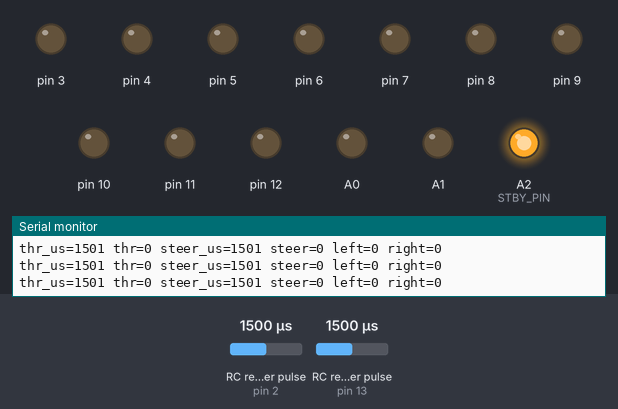
Simulated run of this sketch. Board: Arduino Uno, built with avr-gcc and run on an emulated ATmega328P. Shown: output pins drawn as LEDs (lit = HIGH), the last lines printed to the serial monitor. Wiring (inferred from the names in the program): 2 × RC receiver channel: data pin 2 / data pin 13. Inputs (shaded band) come from the test bench; at power-on: RC receiver pulse (sensors on pin 2, pin 13) 1500 µs.

Above: at 2.2 s.
2.3 s: RC receiver pulse (sensor on pin 2) set to 1429 µs
3.8 s: RC receiver pulse (sensor on pin 2) set to 1405 µs
At 4.7 s:
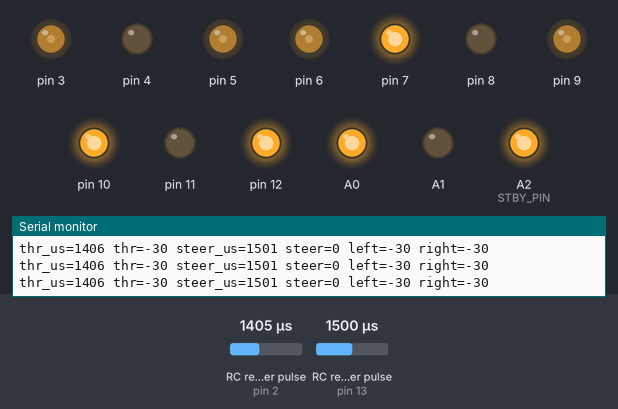
5.3 s: RC receiver pulse (sensor on pin 13) set to 1414 µs
At 5.9 s:
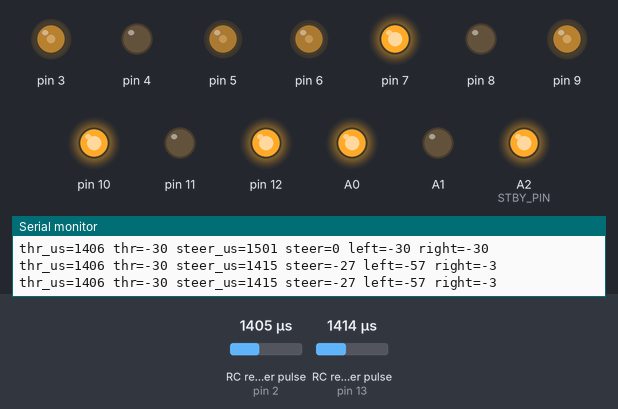
6.8 s: RC receiver pulse (sensor on pin 13) set to 1405 µs
At 8.0 s:
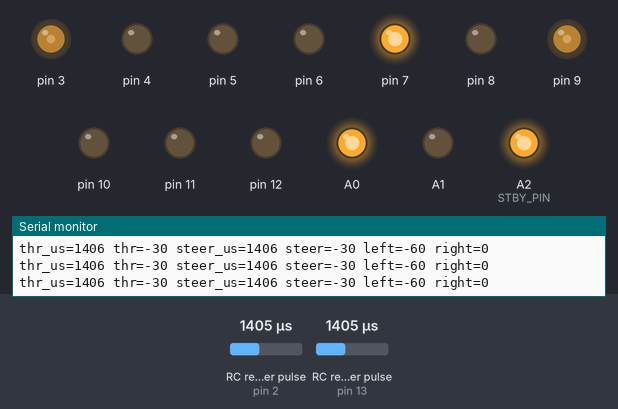
8.3 s: RC receiver pulse (sensor on pin 2) set to 1391 µs
At 9.3 s:
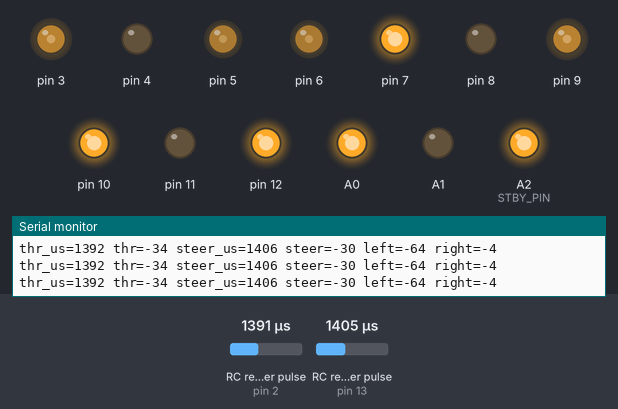
9.8 s: RC receiver pulse (sensor on pin 13) set to 1020 µs
At 10.5 s:
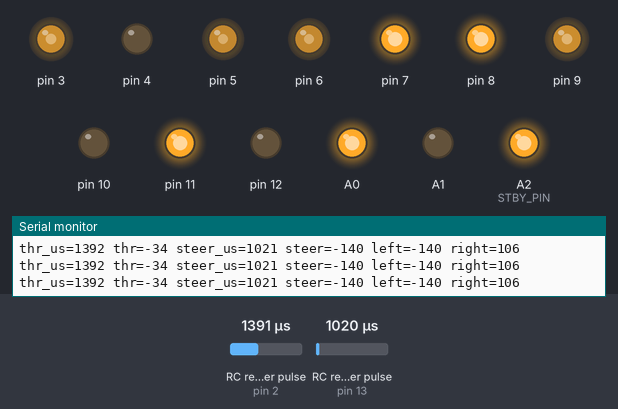
Timing chart, 0 to 12.3 s (numbered marks = the images above; inputs shaded):
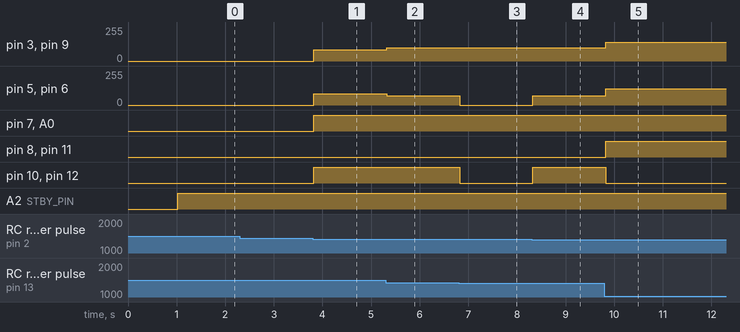

Measured:
- the behaviour switches between 1419 and 1418 µs on RC receiver pulse (sensor on pin 2) (found by bisection; images 0 and 1)
- the behaviour switches between 1406 and 1405 µs on RC receiver pulse (sensor on pin 13) (found by bisection; images 2 and 3)
- the behaviour switches between 1403 and 1402 µs on RC receiver pulse (sensor on pin 2) (found by bisection; images 3 and 4)
- after the input at 3.8 s, pin 3, pin 5, pin 6, pin 9: 0/255 → 84/255 at once; pin 7, pin 10, pin 12, A0: LOW → HIGH at once
- after the input at 5.3 s, pin 3, pin 9: 84/255 → 98/255 at once; pin 5, pin 6: 84/255 → 71/255 at once
- after the input at 6.8 s, pin 3, pin 9: 98/255 → 99/255 at once; pin 5, pin 6: 71/255 → 0/255 at once; pin 10, pin 12: HIGH → LOW at once
- after the input at 8.3 s, pin 3, pin 9: 99/255 → 101/255 at once; pin 5, pin 6: 0/255 → 71/255 at once; pin 10, pin 12: LOW → HIGH at once
- after the input at 9.8 s, pin 3, pin 9: 101/255 → 140/255 at once; pin 5, pin 6: 71/255 → 122/255 at once; pin 8, pin 11: LOW → HIGH at once; pin 10, pin 12: HIGH → LOW at once

The sketch:

d24a_pixhawk_pwm_bridge.ino
```cpp
// Pixhawk 6C -> Arduino UNO -> D24A/TB6612 -> four DC motors.
//
// Pixhawk to Arduino:
//   Pixhawk MAIN/AUX output 1 signal -> Arduino D2   // throttle/forward-back
//   Pixhawk MAIN/AUX output 2 signal -> Arduino D13  // steering/left-right
//   Pixhawk PWM GND                  -> Arduino GND
//
// D24A wiring to Arduino UNO:
//   PWMA -> D3    AIN1 -> D4    AIN2 -> D7
//   PWMB -> D5    BIN1 -> D8    BIN2 -> D12
//   PWMC -> D6    CIN1 -> D10   CIN2 -> D11
//   PWMD -> D9    DIN1 -> A0    DIN2 -> A1
//   STBY -> A2
//   GND  -> Arduino GND
//
// Safety behavior:
//   - Invalid/missing Pixhawk PWM input stops all motors.
//   - PWM around 1500us is neutral.
//   - Motor output is released on startup.

struct MotorPins {
  uint8_t pwm;
  uint8_t in1;
  uint8_t in2;
};

const uint8_t THROTTLE_RC_PIN = 2;
const uint8_t STEERING_RC_PIN = 13;

const MotorPins MOTOR_A = {3, 4, 7};    // left-rear, raw forward = physical forward
const MotorPins MOTOR_B = {5, 8, 12};   // right-front, raw forward = physical forward
const MotorPins MOTOR_C = {6, 10, 11};  // right-rear, raw backward = physical forward
const MotorPins MOTOR_D = {9, A0, A1};  // left-front, raw backward = physical forward
const uint8_t STBY_PIN = A2;

const int CENTER_US = 1500;
const int DEAD_BAND_US = 80;
const int MIN_VALID_US = 900;
const int MAX_VALID_US = 2100;
const int MAX_STICK_US = 450;
const unsigned long PULSE_TIMEOUT_US = 25000;

const int MIN_DRIVE_PWM = 70;
const int MAX_DRIVE_PWM = 140;

const bool INVERT_THROTTLE = false;
const bool INVERT_STEERING = false;

unsigned long lastPrintMs = 0;

void stopOneMotor(const MotorPins &motor) {
  analogWrite(motor.pwm, 0);
  digitalWrite(motor.in1, LOW);
  digitalWrite(motor.in2, LOW);
}

void stopAll() {
  stopOneMotor(MOTOR_A);
  stopOneMotor(MOTOR_B);
  stopOneMotor(MOTOR_C);
  stopOneMotor(MOTOR_D);
  digitalWrite(STBY_PIN, LOW);
}

void setOneRawMotor(const MotorPins &motor, int command) {
  command = constrain(command, -255, 255);

  if (command == 0) {
    stopOneMotor(motor);
    return;
  }

  bool rawForward = command > 0;
  int pwm = constrain(abs(command), 0, 255);

  digitalWrite(motor.in1, rawForward ? HIGH : LOW);
  digitalWrite(motor.in2, rawForward ? LOW : HIGH);
  analogWrite(motor.pwm, pwm);
}

int applyMotorFloor(int command) {
  command = constrain(command, -MAX_DRIVE_PWM, MAX_DRIVE_PWM);

  if (command == 0) {
    return 0;
  }

  int magnitude = abs(command);
  magnitude = map(magnitude, 1, MAX_DRIVE_PWM, MIN_DRIVE_PWM, MAX_DRIVE_PWM);
  magnitude = constrain(magnitude, MIN_DRIVE_PWM, MAX_DRIVE_PWM);

  return command > 0 ? magnitude : -magnitude;
}

void drivePhysical(int leftCommand, int rightCommand) {
  leftCommand = applyMotorFloor(leftCommand);
  rightCommand = applyMotorFloor(rightCommand);

  int rawA = leftCommand;
  int rawB = rightCommand;
  int rawC = -rightCommand;
  int rawD = -leftCommand;

  digitalWrite(STBY_PIN, HIGH);
  setOneRawMotor(MOTOR_A, rawA);
  setOneRawMotor(MOTOR_B, rawB);
  setOneRawMotor(MOTOR_C, rawC);
  setOneRawMotor(MOTOR_D, rawD);
}

int readPixhawkCommand(uint8_t pin, bool &valid, int &pulseUs) {
  unsigned long pulse = pulseIn(pin, HIGH, PULSE_TIMEOUT_US);
  pulseUs = (int)pulse;

  if (pulse < MIN_VALID_US || pulse > MAX_VALID_US) {
    valid = false;
    return 0;
  }

  valid = true;
  int centered = (int)pulse - CENTER_US;

  if (abs(centered) <= DEAD_BAND_US) {
    return 0;
  }

  centered = constrain(centered, -MAX_STICK_US, MAX_STICK_US);
  return map(centered, -MAX_STICK_US, MAX_STICK_US, -MAX_DRIVE_PWM, MAX_DRIVE_PWM);
}

void setup() {
  pinMode(THROTTLE_RC_PIN, INPUT);
  pinMode(STEERING_RC_PIN, INPUT);

  pinMode(MOTOR_A.pwm, OUTPUT);
  pinMode(MOTOR_A.in1, OUTPUT);
  pinMode(MOTOR_A.in2, OUTPUT);
  pinMode(MOTOR_B.pwm, OUTPUT);
  pinMode(MOTOR_B.in1, OUTPUT);
  pinMode(MOTOR_B.in2, OUTPUT);
  pinMode(MOTOR_C.pwm, OUTPUT);
  pinMode(MOTOR_C.in1, OUTPUT);
  pinMode(MOTOR_C.in2, OUTPUT);
  pinMode(MOTOR_D.pwm, OUTPUT);
  pinMode(MOTOR_D.in1, OUTPUT);
  pinMode(MOTOR_D.in2, OUTPUT);
  pinMode(STBY_PIN, OUTPUT);

  stopAll();
  Serial.begin(115200);
  Serial.println("D24A Pixhawk PWM bridge ready");
  delay(1000);
}

void loop() {
  bool throttleValid = false;
  bool steeringValid = false;
  int throttleUs = 0;
  int steeringUs = 0;

  int throttle = readPixhawkCommand(THROTTLE_RC_PIN, throttleValid, throttleUs);
  int steering = readPixhawkCommand(STEERING_RC_PIN, steeringValid, steeringUs);

  if (INVERT_THROTTLE) {
    throttle = -throttle;
  }
  if (INVERT_STEERING) {
    steering = -steering;
  }

  int leftCommand = constrain(throttle + steering, -MAX_DRIVE_PWM, MAX_DRIVE_PWM);
  int rightCommand = constrain(throttle - steering, -MAX_DRIVE_PWM, MAX_DRIVE_PWM);

  if (!throttleValid || !steeringValid) {
    stopAll();
    leftCommand = 0;
    rightCommand = 0;
  } else {
    drivePhysical(leftCommand, rightCommand);
  }

  unsigned long now = millis();
  if (now - lastPrintMs > 250) {
    lastPrintMs = now;
    Serial.print("thr_us=");
    Serial.print(throttleValid ? throttleUs : 0);
    Serial.print(" thr=");
    Serial.print(throttle);
    Serial.print(" steer_us=");
    Serial.print(steeringValid ? steeringUs : 0);
    Serial.print(" steer=");
    Serial.print(steering);
    Serial.print(" left=");
    Serial.print(leftCommand);
    Serial.print(" right=");
    Serial.println(rightCommand);
  }

  delay(10);
}
```
